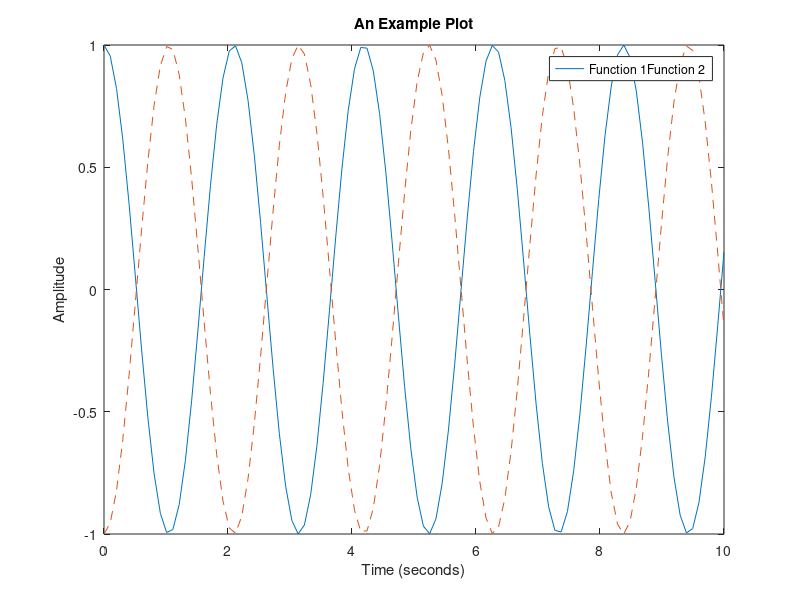
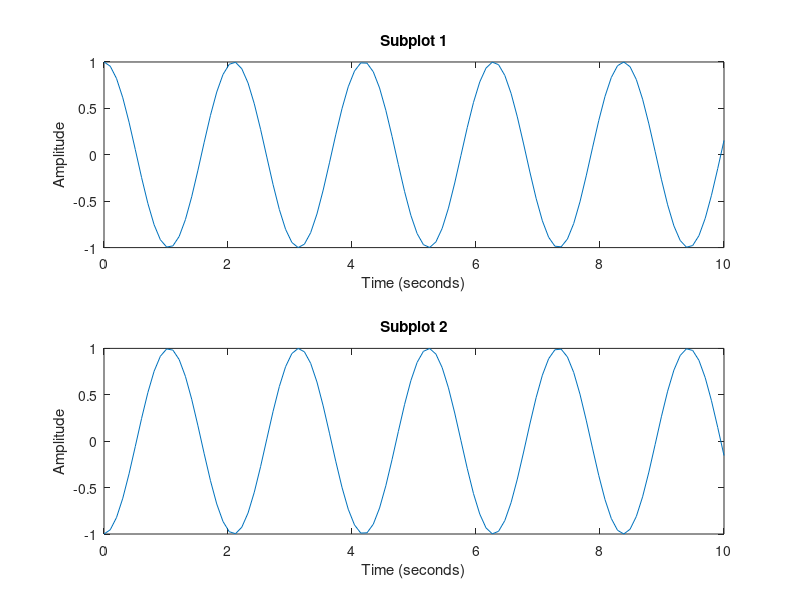
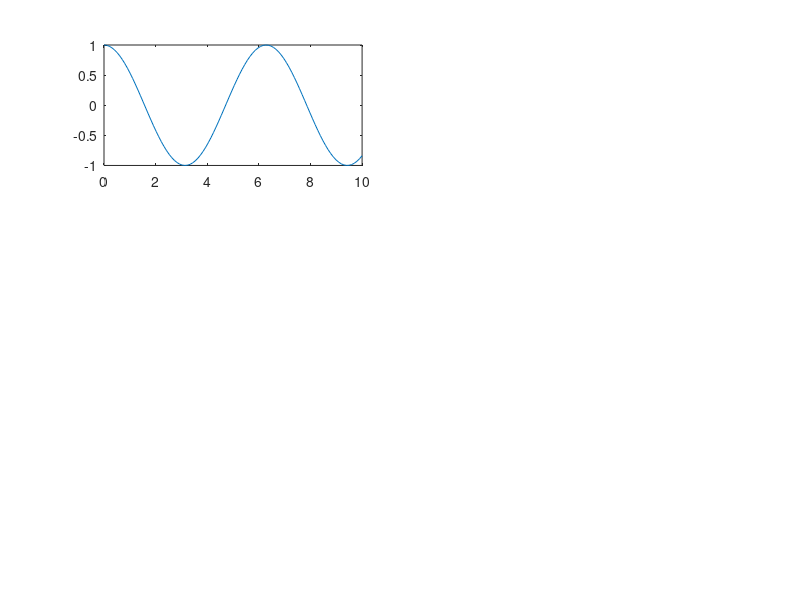

Write the MATLAB code that produced these figures, in order. (Note: this script raises an error after producing the figures.)
%% Matlab Example Script
%% Introduction
% * Author:                   Ethan Cuka
% * Class:                    ESE 351
% * Date:                     Created 9/4/2020, Last Edited 9/8/2020
% * With contributions from:  Dr. Jason Trobaugh
%
% This document contains formatting and code that demonstrates the
% expectations for MATLAB work for this class. It also includes
% an example usage of the |lsim()| function that you may find useful for
% this course.
%
% For more assistance in learning MATLAB, consider completing the
% <https://www.mathworks.com/learn/tutorials/matlab-onramp.html MATLAB
% on-ramp> or consulting the <https://www.mathworks.com/help/matlab/ MATLAB
% documentation>.

%% Publishing Expectations
% All MATLAB assignments for this class should be submitted to canvas as
% _both_ a matlab .m script _and_ a published .pdf file and should meet the
% following guidelines:
%%
% * Clear, functional code, with occaisional comments to aid readability
% * Plots clearly labeled with title and axis labels, as well as a legend
% if necessary
% * Output of important statements not suppressed by semicolons. (Basically
% we need to be able to see from your pdf that your code did what it was
% supposed to without opening and running your script)
% * Proper credit/attribution given to students and outside sources you
% used for the assignment
% * Any custom functions written for the assignment included either at
% the bottom of the script or as separate scripts

%% Attributions
% Any time you receive help on an assignment from another student or an
% outside source, make sure you provide proper attribution: list the names
% of any students who helped you, and the location of any sources you used,
% such as Stack Exchange or other help platforms.
%
% One acceptable format for attribution at the start of your assignment is:
%%
% * Author:             (Your name)
% * Class:              (Class name or number)
% * Date:               (Date of creation or last edit)
% * Contributions from: (Names of anyone who helped you with the
% assignment)
%%
% You can also leave comments next to individual bits of code providing
% attribution for them:

% This code provided by John Doe via madeupwebsite.com
x = 0;
for i = 1:10
    x = x+1;
end

%%
% If you're not sure what needs to be attributed? When in doubt, cite it.
% Do your do diligence and attribute work in good faith, and you'll be
% fine.
%% Markup
% MATLAB has a simple markup language which will be useful for making
% nice-looking published worksheets. Learning to use this language will
% make your work prettier and more readable, as well as fill you with a
% sense of accomplishment. You won't be graded on how pretty your work is
% as long as it's readable, but can you really assign a grade to beauty?
%
% Check out the script this pdf is made from, 'examplescript.m', to see
% examples of how to use various aspects of MATLAB's markup language.
%
% Check out
% <https://www.mathworks.com/help/matlab/matlab_prog/marking-up-matlab-comments-for-publishing.html
% MATLAB's documentation> for more detail on MATLAB's markup language.

%% Publishing
% There are two ways to publish your completed matlab script. The quickest
% is using the command line:

%%
%    publish('examplescript.m', 'pdf')

%%
% Alternatively, open the "publish" tab in the menu at the top of your
% MATLAB window. Use the drop-down arrow below the "publish" button to
% select "open publishing options" and change the "output file format" to
% "pdf." Then either click "publish" at the bottom of the window or press
% the "publish" button in the menu ribbon.

%% Plots
% All plots created for this class should be labeled using a title, axis
% labels. If multiple functions are plotted at once, either include a
% legend or make use of the |subplot| function. Below are some example
% plots.

t = linspace(0,10,100); % Define time vector
y_1 = cos(3*t);         % Define some signals in terms of t
y_2 = cos(3*t+pi);

% You can name your figure window, but you don't have to!
figure("Name", "An Example Figure Window");

% You can add plot specifications to a plot via commas...
plot(t,y_1, '-'), title("An Example Plot");

% Or as a separate line
xlabel("Time (seconds)")
ylabel("Amplitude")

% The "hold on" function tells MATLAB not to overwrite the existing 
% axis with a new one. You'll need it anytime you want to plot 
% multiple functions on the same axis.
hold on;
plot(t,y_2, '--')

% Legend specification must go after all plots have been added
legend(["Function 1" "Function 2"])
% You don't necessarily need to toggle hold off when you're done
hold off;


%%
% Below is an example of the usage of |subplot|. Subplot takes 3 arguments:
% a number of rows, a number of columns, and an index, respectively. It
% then creates a grid within the figure window with the specified number of
% rows and column. Each space on the grid becomes its own plot which can be
% created and edited by calling subplot again with the correct index.
figure("Name", "A Second Example Figure Window");
subplot(2,1,1), plot(t,y_1), title("Subplot 1"), xlabel("Time (seconds)"), ylabel("Amplitude")
subplot(2,1,2), plot(t,y_2), title("Subplot 2"), xlabel("Time (seconds)"), ylabel("Amplitude")

%%
% Note: You can call subplot in a "for" loop!

figure("Name", "A Third Example Figure Window");
for i = 1:6
    subplot(3,2,i)
    plot(t, cos(i*t))
    title("y = cos(" + i + "t)")
    xlabel("Time (s)")
    ylabel("Amplitude")
end

%% Linear Simulation
% |lsim()| is a MATLAB function that is very useful for simulating the
% output of a continuous linear system to a specified input over a
% specified time period. Consider a linear, constant-coefficient
% differential equation of the form below:

%%
% $$a_{1}\frac{d^n y}{dt^n} + a_{2}\frac{d^{n-1} y}{dt^{n-1}} + ... +
% a_{n}\frac{dy}{dt} + a_{n+1}y = b_{1}\frac{d^m u}{dt^n} +
% b_{2}\frac{d^{m-1} u}{dt^{m-1}} + ... + b_{m}\frac{dm}{dt} + b_{m+1}u $$

%%
% In other words, a system in canonical form, in which all derivatives of
% the output are on one side and all derivatives of the input are on the
% other. An equation in this form can be simulated using |lsim| as follows:

%%
%    lsim(b, a, u, t)

%%
% Where |b| is a vector of the coefficients on the input and |a| is a
% vector of the coefficients on the output. The coefficients must be in
% descending order, with coefficients for higher-order derivatives first.
% 
% For an example of |lsim| in action, consider a simple damped oscillator
% system modeled by the following differential equation:
%%
% $$ m\frac{d^2y}{dt^2} + c\frac{dy}{dt} + ky = u $$.
%%
% We can simulate this system's response to the input $$ u = cos(\omega t)
% $$ using |lsim()|:
m = 1;      % Mass in kg
k = 1;      % Spring constant in N/m
c = 1;      % Damping coefficient in Ns/m
omega = 1;  % Frequency of input signal in rads/s

t = linspace(0,10,100);         % Define time vector
u = cos(omega*t);               % Define input vector

% This system has the coefficients {m, c, k} on the left hand side and
% the coefficient {1} on the right hand side.
y = lsim([1], [m c k], u, t);   % Simulate system

figure;                         % Plot results
plot(t, y), title("Simulation Output"), xlabel("Time (s)"), ylabel("Displacement (m)")
